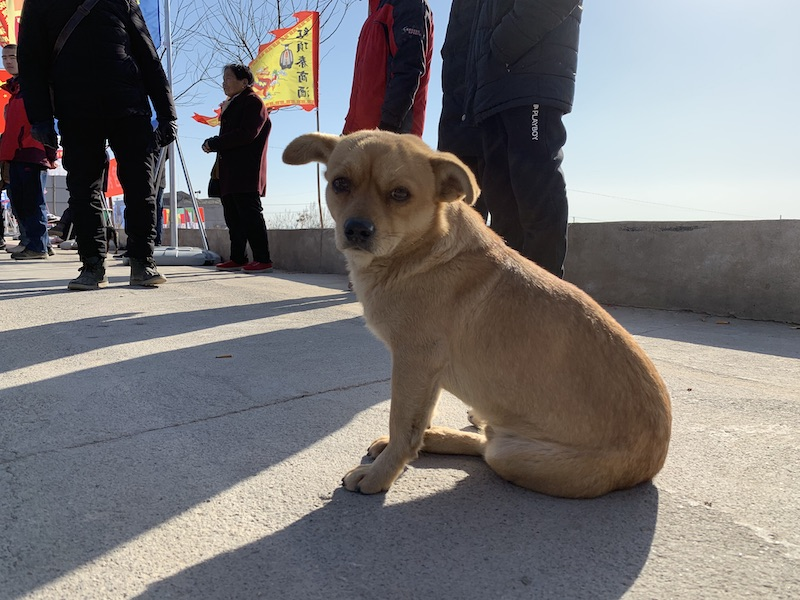
#> input picture img-proc/sample-images/dog.jpg, 800 x 600 px
$ python change-pixel-value.py
#> lines starting #> are read from the running program, lines starting #| are printed output that depends on the picture; after the words box and inside, x2 and y2 are one past the last pixel; in counts of white or black regions, pixels touching at a corner belong together
import cv2 as cv
from matplotlib import pyplot as plt


# Read the image
img = cv.imread('../sample-images/dog.jpg')
#> img is the input picture: shape (600, 800, 3); mean B, G, R 116.9, 116.4, 119.2

img[0, 0, 0] = 0
#> img: shape (600, 800, 3); under 0.01% of pixels changed, all inside (x1, y1, x2, y2) = (0, 0, 1, 1)
img[0, 0, 1] = 0
#> img: shape (600, 800, 3); mean B, G, R 116.9, 116.4, 119.2
img[0, 0, 2] = 255

img[0, 1, 0] = 0
#> img: shape (600, 800, 3); mean B, G, R 116.9, 116.4, 119.2
img[0, 1, 1] = 255
#> img: shape (600, 800, 3); mean B, G, R 116.9, 116.4, 119.2
img[0, 1, 2] = 0
#> img: shape (600, 800, 3); mean B, G, R 116.9, 116.4, 119.2

img[0, 2, 0] = 255
#> img: shape (600, 800, 3); mean B, G, R 116.9, 116.4, 119.2
img[0, 2, 1] = 0
#> img: shape (600, 800, 3); mean B, G, R 116.9, 116.4, 119.2
img[0, 2, 2] = 0
#> img: shape (600, 800, 3); mean B, G, R 116.9, 116.4, 119.2

plt.imshow(img[:, :, ::-1])
plt.show()

# Crop the image so that we see the top-left part
img_crop = img[0:20, 0:20, :]
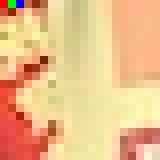
#> img_crop: shape (20, 20, 3) (shown 8 times larger); mean B, G, R 137.4, 189.6, 235.9
plt.imshow(img_crop[:, :, ::-1])
plt.show()

$ run again, with img-proc/sample-images/castle-rgb.jpg copied over img-proc/sample-images/dog.jpg
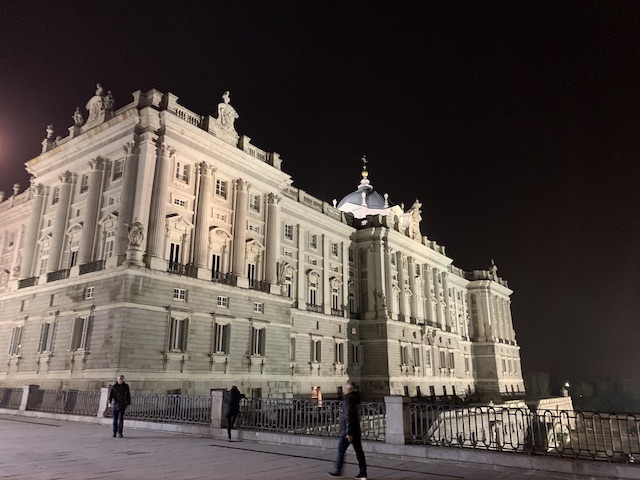
#> input picture img-proc/sample-images/castle-rgb.jpg, 640 x 480 px
#> img is the input picture: shape (480, 640, 3); mean B, G, R 71.4, 76.9, 86.3
#> `img_crop = img[0:20, 0:20, :]`:
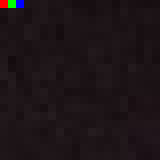
#> img_crop: shape (20, 20, 3) (shown 8 times larger); mean B, G, R 23.3, 20.1, 29.2
